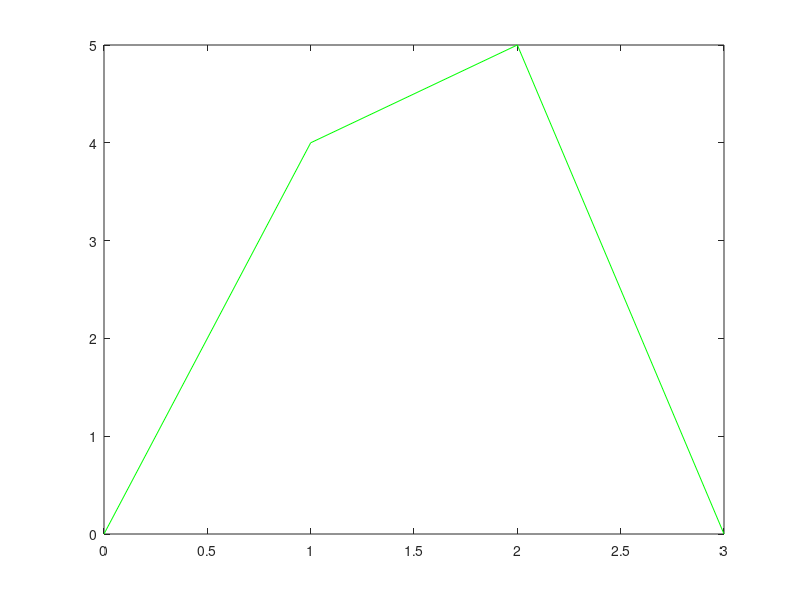

Recreate this plot in MATLAB. (Note: this script raises an error after producing the figure.)
% Project 1A
% version in which Part ii has been moved outside of the for loop

if ~exist('output', 'dir')
    mkdir('output')
    mkdir('output/part1')
    mkdir('output/part2')
    mkdir('output/part3')
    mkdir('output/code')
end

cpoly = cell(2,5);
cpoly{1,1}= [0 1 2 3;
             0 4 5 0];
cpoly{1,2}= [ 0 1  3 4;
             -2 2 -2 0];
cpoly{1,3}= [3 0 4 1;
             0 3 3 0];
cpoly{1,4}= [4 0 4 0;
             0 1 1 0];
cpoly{1,5}= [4 0 6 2;
             0 6 6 0];
cpoly{2,1}= [1 2 3 4 5 6;
             0 4 3 6 4 0];
cpoly{2,2}= [2.9255 0.9333 2.6161 6.6779 9.0571 7.1809;
             1.7041 3.9307 7.2510 7.7979 4.4385 2.0361];
cpoly{2,3}= [1.3832 9.7044 4.9161 1.6460 7.2664 8.9307 7.2372 3.8650;
             0.9768 8.9458 9.8064 8.7565 0.6325 1.3554 5.4174 3.9716];
cpoly{2,4}= [7.6168 5.7044 1.6606 1.6168 4.2445 5.8212 8.7847 9.4124 8.0693;
             1.8029 1.3726 2.6807 6.0542 9.0835 6.4673 4.6773 7.2418 9.3417];
cpoly{2,5}= [7.1058 9.7190 7.3540 4.2591 8.6825 4.7263 0.8577 3.9964 2.9599 1.5438 5.2664;
             8.1196 5.4002 2.3881 5.1936 7.2590 0.4088 9.4621 9.7031 7.1386 3.7478 7.7926];
M = 6;
for p = 1:2
    for i = 1:length(cpoly)
        fig = figure("Visible", false);
        plot(cpoly{p,i}(1,:),cpoly{p,i}(2,:),'-g');
        hold on
        for m = 1:M
            [x, y] = show_decas_subdiv2(cpoly{p,i}, m);
            if m < M 
                %  plot intermediate polyline
                plot(x, y);
            else
                % final polyline is red
                plot(x, y,'r-');
            end
            T = table(x(:), y(:), 'VariableNames', {'x', 'y'} );
            % Write data to text file
            writetable(T, ['output' filesep 'part1' filesep sprintf('proj1a_%di_%d_%d.txt',p,i,m)])
        end
        hold off
        saveas(fig, ['output' filesep sprintf('proj1a_%di_%d.png',p,i)]);
        close all
    end
end


